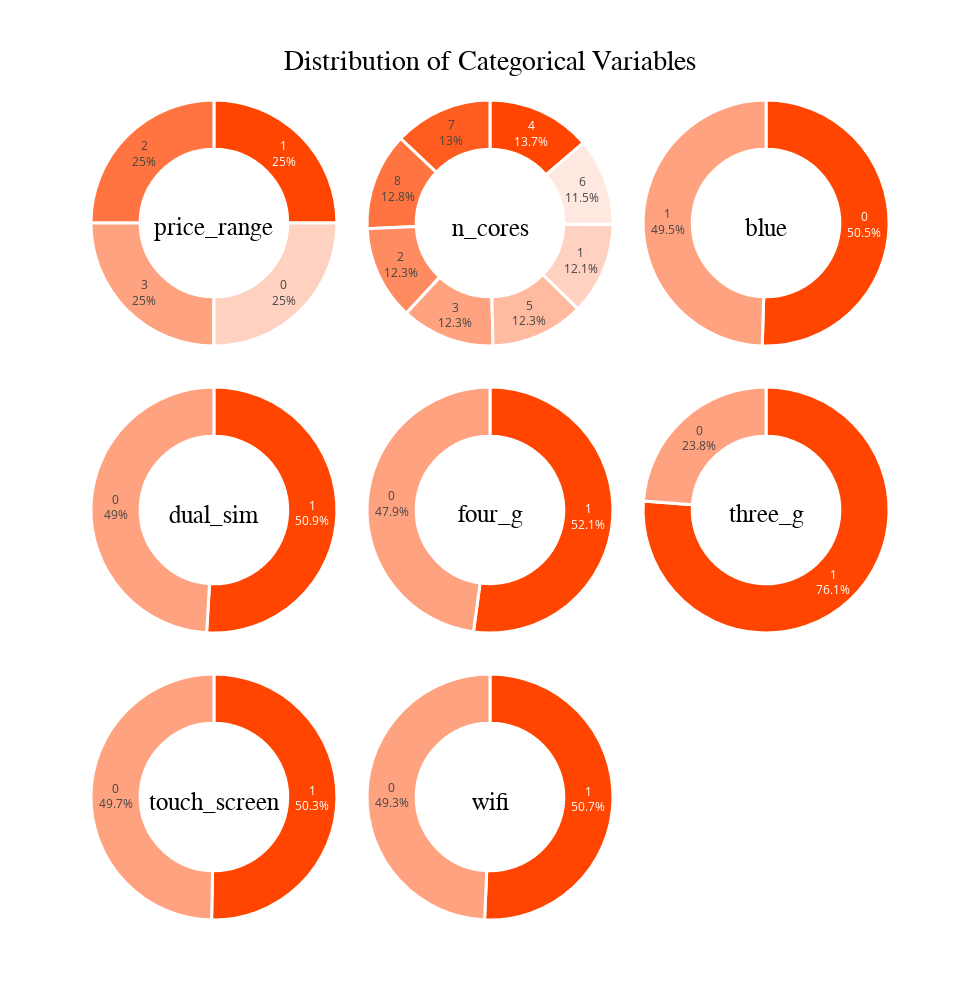

Here is the notebook cell this chart was saved with:
### Markdown cell above
To examine the distribution of categorical features, we plot interactive pie charts:

### Code cell
# Create the subplots
fig = make_subplots(rows=3, cols=3, specs=[[{'type':'domain'}]*3]*3, vertical_spacing=0.05, horizontal_spacing=0.01)


# Loop through all the features and add the pie chart to the subplot
for i, feature in enumerate(df_categorical.columns): 
    value_counts = df_categorical[feature].value_counts()
    labels = value_counts.index.tolist() 
    values = value_counts.values.tolist()

    # Define color map based on orangered color
    cmap = colors.LinearSegmentedColormap.from_list("orangered", ["orangered", "white"])
    norm = colors.Normalize(vmin=0, vmax=len(labels))
    color_list = [colors.rgb2hex(cmap(norm(i))) for i in range(len(labels))]

    # Create the pie chart
    pie_chart = go.Pie(
        labels=labels,
        values=values,
        hole=0.6, 
        marker=dict(colors=color_list, line=dict(color='white', width=3)),
        textposition='inside',
        textinfo='percent+label',
        title=feature, 
        title_font=dict(size=25, color='black', family='Calibri')
    )
    # Add the pie chart to the subplot
    if i < 8: 
        row = i // 3 + 1 
        col = i % 3 + 1 
        fig.add_trace(pie_chart, row=row, col=col) 
    # Update the layout
fig.update_layout(showlegend=False, height=1000, width=980, 
                   title={
                          'text':"Distribution of Categorical Variables",
                          'y':0.95,
                          'x':0.5,
                          'xanchor':'center',
                          'yanchor':'top',
                          'font': {'size':28, 'color':'black', 'family':'Calibri'}
                         })
# Show the plot
fig.show()

### Figure 1 — Plotly figure (JSON) as saved in the notebook; plotly's stock layout.template omitted (floating-point values rounded to 4 significant figures)
{"data": [{"domain": {"x": [0, 0.3267], "y": [0.7, 1]}, "hole": 0.6, "labels": ["1", "2", "3", "0"], "marker": {"colors": ["#ff4500", "#ff7440", "#ffa280", "#ffd1c0"], "line": {"color": "white", "width": 3}}, "textinfo": "percent+label", "textposition": "inside", "title": {"font": {"color": "black", "family": "Calibri", "size": 25}, "text": "price_range"}, "type": "pie", "values": [500, 500, 500, 500]}, {"domain": {"x": [0.3367, 0.6633], "y": [0.7, 1]}, "hole": 0.6, "labels": ["4", "7", "8", "2", "3", "5", "1", "6"], "marker": {"colors": ["#ff4500", "#ff5c20", "#ff7440", "#ff8b60", "#ffa280", "#ffbaa0", "#ffd1c0", "#ffe8e0"], "line": {"color": "white", "width": 3}}, "textinfo": "percent+label", "textposition": "inside", "title": {"font": {"color": "black", "family": "Calibri", "size": 25}, "text": "n_cores"}, "type": "pie", "values": [274, 259, 256, 247, 246, 246, 242, 230]}, {"domain": {"x": [0.6733, 1], "y": [0.7, 1]}, "hole": 0.6, "labels": ["0", "1"], "marker": {"colors": ["#ff4500", "#ffa280"], "line": {"color": "white", "width": 3}}, "textinfo": "percent+label", "textposition": "inside", "title": {"font": {"color": "black", "family": "Calibri", "size": 25}, "text": "blue"}, "type": "pie", "values": [1010, 990]}, {"domain": {"x": [0, 0.3267], "y": [0.35, 0.65]}, "hole": 0.6, "labels": ["1", "0"], "marker": {"colors": ["#ff4500", "#ffa280"], "line": {"color": "white", "width": 3}}, "textinfo": "percent+label", "textposition": "inside", "title": {"font": {"color": "black", "family": "Calibri", "size": 25}, "text": "dual_sim"}, "type": "pie", "values": [1019, 981]}, {"domain": {"x": [0.3367, 0.6633], "y": [0.35, 0.65]}, "hole": 0.6, "labels": ["1", "0"], "marker": {"colors": ["#ff4500", "#ffa280"], "line": {"color": "white", "width": 3}}, "textinfo": "percent+label", "textposition": "inside", "title": {"font": {"color": "black", "family": "Calibri", "size": 25}, "text": "four_g"}, "type": "pie", "values": [1043, 957]}, {"domain": {"x": [0.6733, 1], "y": [0.35, 0.65]}, "hole": 0.6, "labels": ["1", "0"], "marker": {"colors": ["#ff4500", "#ffa280"], "line": {"color": "white", "width": 3}}, "textinfo": "percent+label", "textposition": "inside", "title": {"font": {"color": "black", "family": "Calibri", "size": 25}, "text": "three_g"}, "type": "pie", "values": [1523, 477]}, {"domain": {"x": [0, 0.3267], "y": [0, 0.3]}, "hole": 0.6, "labels": ["1", "0"], "marker": {"colors": ["#ff4500", "#ffa280"], "line": {"color": "white", "width": 3}}, "textinfo": "percent+label", "textposition": "inside", "title": {"font": {"color": "black", "family": "Calibri", "size": 25}, "text": "touch_screen"}, "type": "pie", "values": [1006, 994]}, {"domain": {"x": [0.3367, 0.6633], "y": [0, 0.3]}, "hole": 0.6, "labels": ["1", "0"], "marker": {"colors": ["#ff4500", "#ffa280"], "line": {"color": "white", "width": 3}}, "textinfo": "percent+label", "textposition": "inside", "title": {"font": {"color": "black", "family": "Calibri", "size": 25}, "text": "wifi"}, "type": "pie", "values": [1014, 986]}], "layout": {"height": 1000, "showlegend": false, "title": {"font": {"color": "black", "family": "Calibri", "size": 28}, "text": "Distribution of Categorical Variables", "x": 0.5, "xanchor": "center", "y": 0.95, "yanchor": "top"}, "width": 980}}
